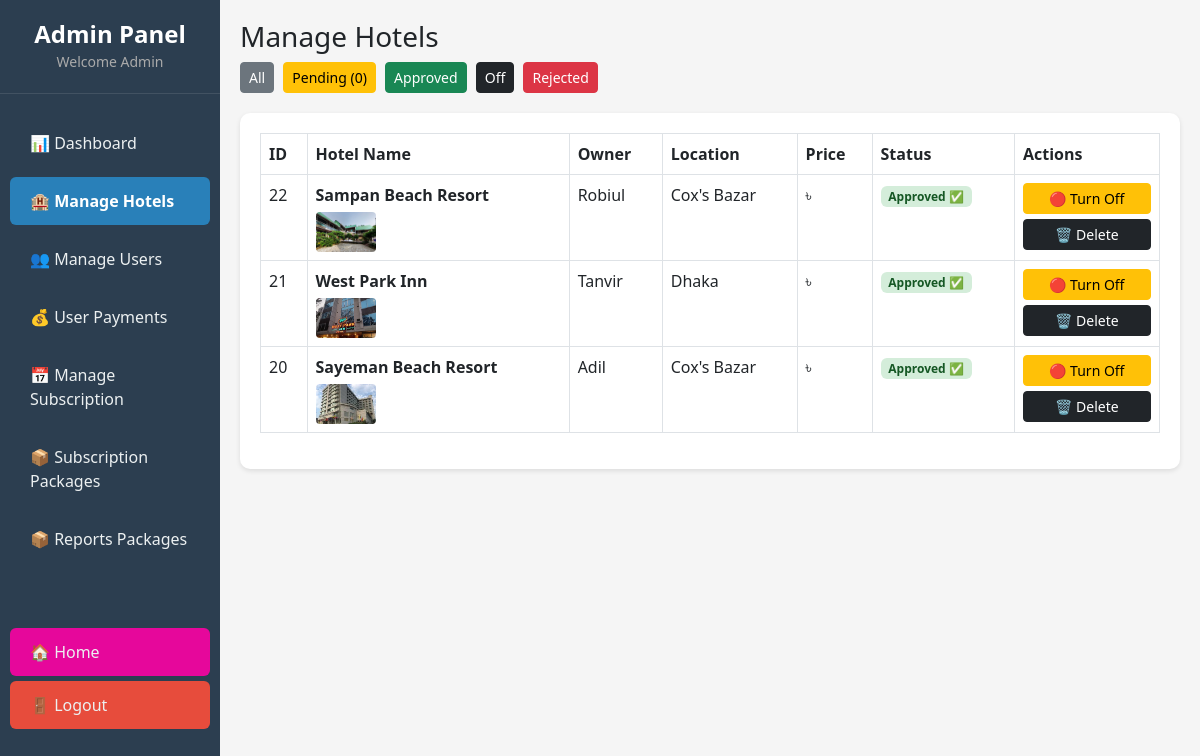
Before: /admin/hotels.php (signed in) with the older database file.
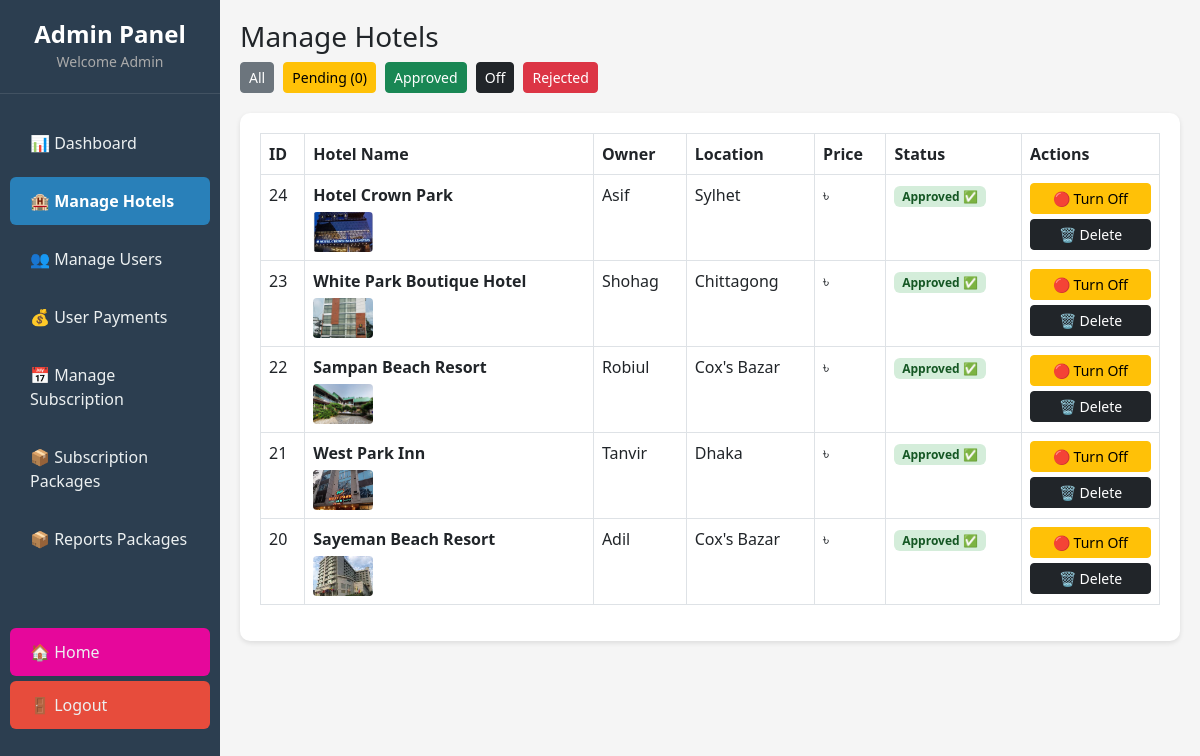
After: the same page with the newer database file.
### tables this page shows
CREATE TABLE `hotels` (
  `id` int(11) NOT NULL,
  `hotel_name` varchar(200) DEFAULT NULL,
  `title` varchar(200) DEFAULT NULL,
  `location` varchar(200) DEFAULT NULL,
  `price` int(11) DEFAULT NULL,
  `description` text DEFAULT NULL,
  `image` varchar(255) DEFAULT NULL,
  `status` enum('pending','approved','off','rejected') DEFAULT 'pending',
  `created_at` timestamp NOT NULL DEFAULT current_timestamp(),
  `owner_id` int(11) DEFAULT NULL,
  `rooms` int(11) DEFAULT 1,
  `capacity` int(11) DEFAULT 2,
  `booked_dates` text DEFAULT '[]',
  `capacity_per_room` int(11) DEFAULT 2,
  `total_rooms` int(11) DEFAULT 1
);

CREATE TABLE `users` (
  `id` int(11) NOT NULL,
  `name` varchar(100) DEFAULT NULL,
  `email` varchar(150) DEFAULT NULL,
  `phone` varchar(20) DEFAULT NULL,
  `password` varchar(255) DEFAULT NULL,
  `role` enum('admin','owner','user') DEFAULT 'user',
  `created_at` timestamp NOT NULL DEFAULT current_timestamp()
);

### admin/hotels.php (the view, shortened to what this page needs)
<?php
include "../db_connect.php";
$sql = "SELECT hotels.*, users.name AS owner_name
        FROM hotels
        LEFT JOIN users ON hotels.owner_id = users.id
        ORDER BY
        CASE
            WHEN hotels.status = 'pending' THEN 1
            WHEN hotels.status = 'approved' THEN 2
            WHEN hotels.status = 'off' THEN 3
            ELSE 4
        END, hotels.id DESC";
$result = mysqli_query($conn, $sql);
?>
<!DOCTYPE html>
<html>
<head>
    <link href="https://cdn.jsdelivr.net/npm/bootstrap@5.3.0/dist/css/bootstrap.min.css" rel="stylesheet">
</head>
<body>
<?php include "sidebar.php"; ?>
<div class="main">
    <h3>Manage Hotels</h3>
    <div class="filter-buttons">
        <a href="hotels.php" class="btn btn-secondary btn-sm filter-btn">All</a>
        <a href="hotels.php?status=pending" class="btn btn-warning btn-sm filter-btn">Pending (<?php
            $pending_count = mysqli_fetch_assoc(mysqli_query($conn, "SELECT COUNT(*) as count FROM hotels WHERE status='pending'"))['count'];
            echo $pending_count;
        ?>)</a>
        <a href="hotels.php?status=approved" class="btn btn-success btn-sm filter-btn">Approved</a>
        <a href="hotels.php?status=off" class="btn btn-dark btn-sm filter-btn">Off</a>
        <a href="hotels.php?status=rejected" class="btn btn-danger btn-sm filter-btn">Rejected</a>
    </div>
    <div class="table-box">
        <table class="table table-bordered">
            <tr>
                <th>ID</th>
                <th>Hotel Name</th>
                <th>Owner</th>
                <th>Location</th>
                <th>Price</th>
                <th>Status</th>
                <th>Actions</th>
            </tr>
            <?php if(mysqli_num_rows($result) > 0): ?>
                <?php while($row = mysqli_fetch_assoc($result)): ?>
                <tr>
                    <td><?php echo $row['id']; ?></td>
                    <td>
                        <strong><?php echo $row['hotel_name']; ?></strong>
                        <?php if(!empty($row['image']) && $row['image'] != 'default.jpg'): ?>
                            <br>
                            <img src="../uploads/<?php echo $row['image']; ?>"
                                 style="width: 60px; height: 40px; object-fit: cover; border-radius: 4px; margin-top: 5px;">
                        <?php endif; ?>
                    </td>
                    <td><?php echo $row['owner_name']; ?></td>
                    <td><?php echo $row['location']; ?></td>
                    <td>৳ <?php echo $row['price']; ?></td>
                    <td>
                        <?php
                        $badge_class = 'badge-pending';
                        $status_text = 'Pending';
                        if($row['status'] == 'approved') {
                            $badge_class = 'badge-approved';
                            $status_text = 'Approved ✅';
                        }
                        ?>
                        <span class="badge <?php echo $badge_class; ?>">
                            <?php echo $status_text; ?>
                        </span>
                    </td>
                    <td>
                        <div style="display: flex; flex-direction: column; gap: 5px;">
                            <?php if($row['status'] == 'approved'): ?>
                                <a href="?toggle_status=1&id=<?php echo $row['id']; ?>&current=approved"
                                   class="btn btn-warning btn-sm">🔴 Turn Off</a>
                            <?php endif; ?>
                            <a href="delete_hotel.php?id=<?php echo $row['id']; ?>"
                               class="btn btn-dark btn-sm"
                               onclick="return confirm('Delete this hotel permanently?')">🗑️ Delete</a>
                        </div>
                    </td>
                </tr>
                <?php endwhile; ?>
            <?php else: ?>
                <tr>
                    <td colspan="7" class="text-center">No hotels found</td>
                </tr>
            <?php endif; ?>
        </table>
    </div>
</div>
</body>
</html>

Changed rows visible on the page:
added hotels: id "24", hotel_name "Hotel Crown Park", image (picture), users.name "Asif", location "Sylhet", status "Approved ✅"
added hotels: id "23", hotel_name "White Park Boutique Hotel", image (picture), users.name "Shohag", location "Chittagong", status "Approved ✅"
